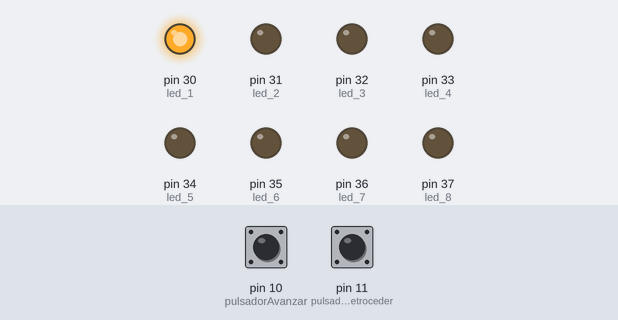
A sketch run on a simulated Arduino Mega 2560, built with avr-gcc and run on an emulated ATmega2560. Shown: output pins drawn as LEDs (lit = HIGH). The inputs (shaded band) are chosen by the test bench; at power-on: pin 10 (pulsadorAvanzar) HIGH, pin 11 (pulsadorRetroceder) HIGH.

Above: at 1.2 s.
1.3 s: pin 10 (pulsadorAvanzar) pulled LOW for 0.15 s
At 1.9 s:
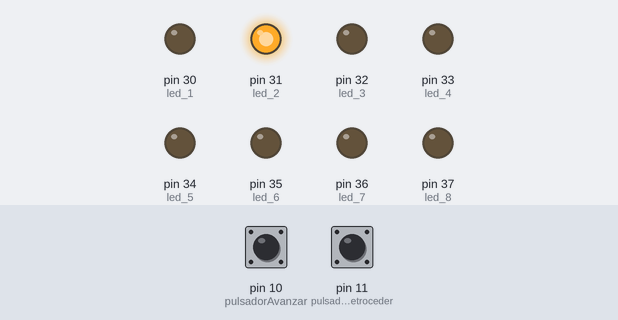
2.9 s: pin 10 (pulsadorAvanzar) pulled LOW for 1 s
At 4.4 s:
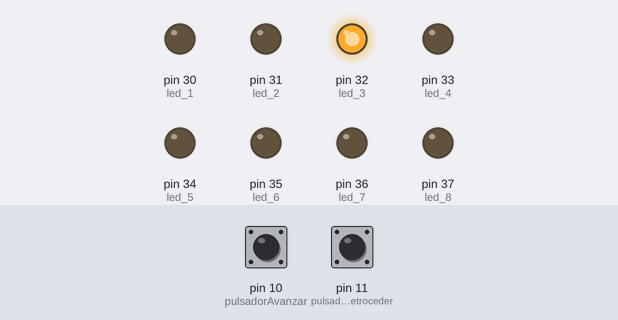
5.4 s: pin 10 (pulsadorAvanzar) pulled LOW for 0.15 s
At 6.2 s:
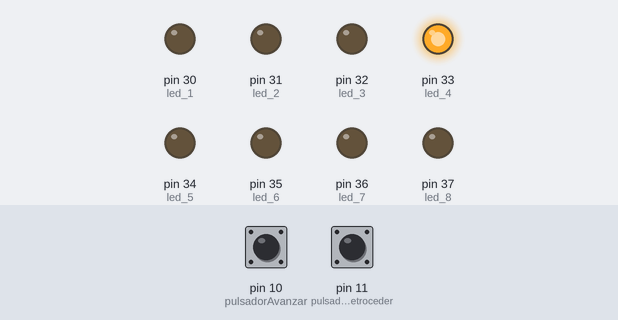
7.0 s: pin 10 (pulsadorAvanzar) pulled LOW for 3.2 s
At 11.4 s:
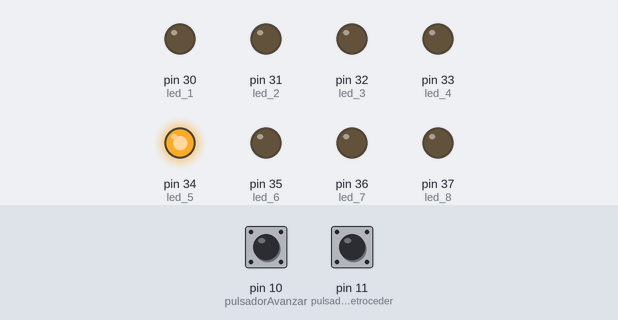
11.7 s: pin 10 (pulsadorAvanzar) pulled LOW for 0.15 s
At 12.2 s:
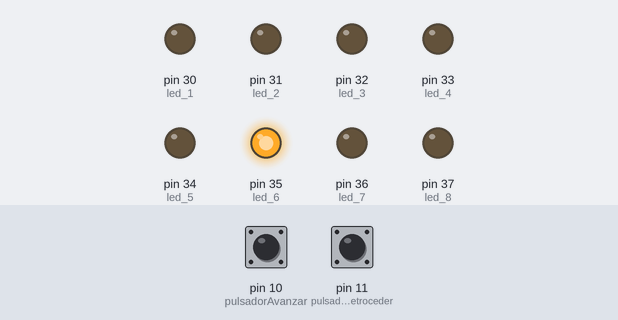
13.3 s: pin 10 (pulsadorAvanzar) pulled LOW for 1 s
At 14.7 s:
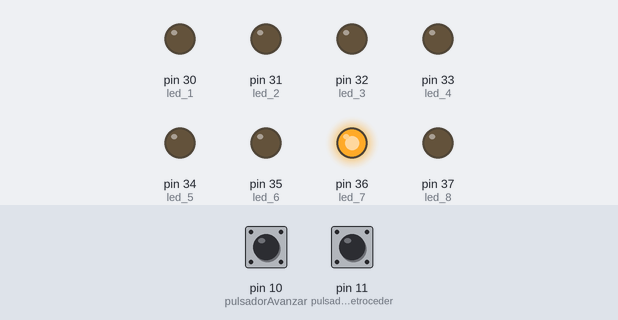
Timing chart, 0 to 16.3 s (numbered marks = the images above; inputs shaded):
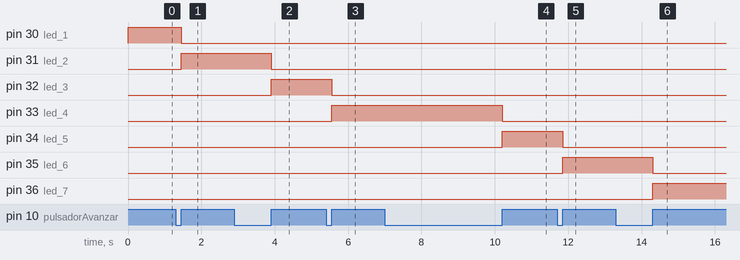

Measured:
- after the input at 1.3 s, pin 30 (led_1): HIGH → LOW after 0.15 s; pin 31 (led_2): LOW → HIGH after 0.15 s
- after the input at 2.9 s, pin 31 (led_2): HIGH → LOW after 1.0 s; pin 32 (led_3): LOW → HIGH after 1.0 s
- after the input at 5.4 s, pin 32 (led_3): HIGH → LOW after 0.15 s; pin 33 (led_4): LOW → HIGH after 0.15 s
- after the input at 7.0 s, pin 33 (led_4): HIGH → LOW after 3.2 s; pin 34 (led_5): LOW → HIGH after 3.2 s
- after the input at 11.7 s, pin 34 (led_5): HIGH → LOW after 0.15 s; pin 35 (led_6): LOW → HIGH after 0.15 s
- after the input at 13.3 s, pin 35 (led_6): HIGH → LOW after 1.0 s; pin 36 (led_7): LOW → HIGH after 1.0 s

The sketch:

laberinto.ino
```cpp
//Declaracion de pines jj
int led_1 = 30;
int led_2 = 31;
int led_3 = 32;
int led_4 = 33;
int led_5 = 34;
int led_6 = 35;
int led_7 = 36;
int led_8 = 37;
int pulsadorAvanzar = 10;
int pulsadorRetroceder = 11;
int presionado1 = 0; //Variable usada para el antirrebote del pulsador avanzar
int presionado2 = 0; //Variable usada para el antirrebote del pulsador disminuir
int contador;   //Variable asociada a un contador

void setup() {

  //Declaracion de entradas/salidas digitales
  pinMode(led_1, OUTPUT);
  pinMode(led_2, OUTPUT);
  pinMode(led_3, OUTPUT);
  pinMode(led_4, OUTPUT);
  pinMode(led_5, OUTPUT);
  pinMode(led_6, OUTPUT);
  pinMode(led_7, OUTPUT);
  pinMode(led_8, OUTPUT);
  pinMode(pulsadorAvanzar, INPUT);
  pinMode(pulsadorRetroceder, INPUT);

}

void loop() {

  //Secuencia para aumentar o avanzar

  if (digitalRead(pulsadorAvanzar) == LOW)
  {
    presionado1 = 1; //Cambia de estado si se presiona el pulsador
  }
  if (digitalRead(pulsadorAvanzar) == HIGH && presionado1 == 1)
  {
    presionado1 = 0; //Se reinicia la variable del antirrebote
    contador++;     //El contador aumenta en una unidad

    if (contador > 7)//mod v1
    {
      contador = 0;       //Se reinicia el contador regresando al LED 1
    }
  }

  //Secuencia para disminuir o retroceder

  if (digitalRead(pulsadorRetroceder) == LOW)
  {
    presionado2 = 1;          //Cambia de estado si se presiona el pulsador
  }
  if (digitalRead(pulsadorRetroceder) == HIGH && presionado2 == 1)
  {
    presionado2 = 0;         //Se reinicia la variable del antirrebote
    contador--;             //El contador disminuye en una unidad

    if (contador < 0)
    {
      contador = 7;       //Se reinicia el contador regresando al LED 8
    }
  }


  switch (contador)
  {
    //Enciende los LEDs de acuerdo al contador

    case 0:
      digitalWrite(led_1, HIGH); //Enciende el LED 1 y apaga los demas
      digitalWrite(led_2, LOW);
      digitalWrite(led_3, LOW);
      digitalWrite(led_4, LOW);
      digitalWrite(led_5, LOW);
      digitalWrite(led_6, LOW);
      digitalWrite(led_7, LOW);
      digitalWrite(led_8, LOW);
      break;

    case 1:
      digitalWrite(led_2, HIGH); //Enciende el LED 2 y apaga los demas
      digitalWrite(led_1, LOW);
      digitalWrite(led_3, LOW);
      digitalWrite(led_4, LOW);
      digitalWrite(led_5, LOW);
      digitalWrite(led_6, LOW);
      digitalWrite(led_7, LOW);
      digitalWrite(led_8, LOW);
      break;

    case 2:
      digitalWrite(led_3, HIGH); //Enciende el LED 3 y apaga los demas
      digitalWrite(led_1, LOW);
      digitalWrite(led_2, LOW);
      digitalWrite(led_4, LOW);
      digitalWrite(led_5, LOW);
      digitalWrite(led_6, LOW);
      digitalWrite(led_7, LOW);
      digitalWrite(led_8, LOW);
      break;

    case 3:
      digitalWrite(led_4, HIGH); //Enciende el LED 4 y apaga los demas
      digitalWrite(led_1, LOW);
      digitalWrite(led_2, LOW);
      digitalWrite(led_3, LOW);
      digitalWrite(led_5, LOW);
      digitalWrite(led_6, LOW);
      digitalWrite(led_7, LOW);
      digitalWrite(led_8, LOW);
      break;

    case 4:
      digitalWrite(led_5, HIGH); //Enciende el LED 5 y apaga los demas
      digitalWrite(led_1, LOW);
      digitalWrite(led_2, LOW);
      digitalWrite(led_3, LOW);
      digitalWrite(led_4, LOW);
      digitalWrite(led_6, LOW);
      digitalWrite(led_7, LOW);
      digitalWrite(led_8, LOW);
      break;

      case 5:
      digitalWrite(led_6, HIGH); //Enciende el LED 6 y apaga los demas
      digitalWrite(led_1, LOW);
      digitalWrite(led_2, LOW);
      digitalWrite(led_3, LOW);
      digitalWrite(led_4, LOW);
      digitalWrite(led_5, LOW);
      digitalWrite(led_7, LOW);
      digitalWrite(led_8, LOW);
      break;
  case 6:
      digitalWrite(led_7, HIGH); //Enciende el LED 7 y apaga los demas
      digitalWrite(led_1, LOW);
      digitalWrite(led_2, LOW);
      digitalWrite(led_3, LOW);
      digitalWrite(led_4, LOW);
      digitalWrite(led_5, LOW);
      digitalWrite(led_6, LOW);
      digitalWrite(led_8, LOW);
      break;

      case 7:
      digitalWrite(led_8, HIGH); //Enciende el LED 8 y apaga los demas
      digitalWrite(led_1, LOW);
      digitalWrite(led_2, LOW);
      digitalWrite(led_3, LOW);
      digitalWrite(led_4, LOW);
      digitalWrite(led_5, LOW);
      digitalWrite(led_6, LOW);
      digitalWrite(led_7, LOW);
      break;
  }
}
```
